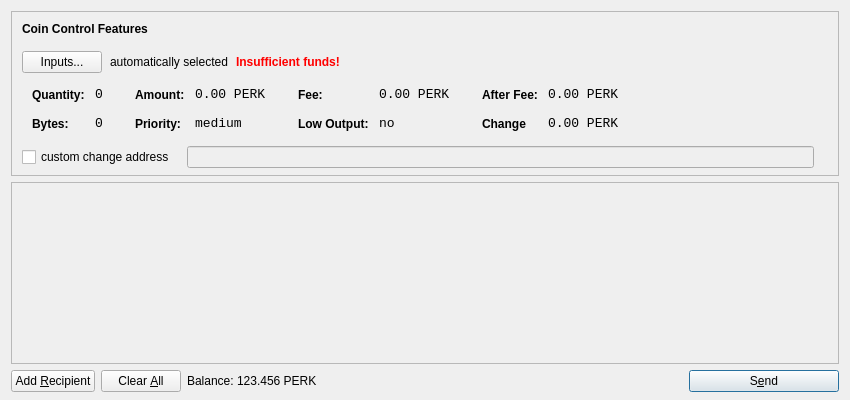
<?xml version="1.0" encoding="UTF-8"?>
<ui version="4.0">
 <class>SendCoinsDialog</class>
 <widget class="QDialog" name="SendCoinsDialog">
  <property name="geometry">
   <rect>
    <x>0</x>
    <y>0</y>
    <width>850</width>
    <height>400</height>
   </rect>
  </property>
  <property name="windowTitle">
   <string>Send Coins</string>
  </property>
  <layout class="QVBoxLayout" name="verticalLayout" stretch="0,1,0">
   <property name="bottomMargin">
    <number>8</number>
   </property>
   <item>
    <widget class="QFrame" name="frameCoinControl">
     <property name="sizePolicy">
      <sizepolicy hsizetype="Expanding" vsizetype="Expanding">
       <horstretch>0</horstretch>
       <verstretch>0</verstretch>
      </sizepolicy>
     </property>
     <property name="maximumSize">
      <size>
       <width>16777215</width>
       <height>16777215</height>
      </size>
     </property>
     <property name="frameShape">
      <enum>QFrame::StyledPanel</enum>
     </property>
     <property name="frameShadow">
      <enum>QFrame::Sunken</enum>
     </property>
     <layout class="QVBoxLayout" name="verticalLayoutCoinControl2">
      <property name="spacing">
       <number>6</number>
      </property>
      <property name="leftMargin">
       <number>0</number>
      </property>
      <property name="topMargin">
       <number>0</number>
      </property>
      <property name="rightMargin">
       <number>0</number>
      </property>
      <property name="bottomMargin">
       <number>6</number>
      </property>
      <item>
       <layout class="QVBoxLayout" name="verticalLayoutCoinControl" stretch="0,0,0,0,1">
        <property name="spacing">
         <number>0</number>
        </property>
        <property name="leftMargin">
         <number>10</number>
        </property>
        <property name="topMargin">
         <number>10</number>
        </property>
        <item>
         <layout class="QHBoxLayout" name="horizontalLayoutCoinControl1">
          <property name="bottomMargin">
           <number>15</number>
          </property>
          <item>
           <widget class="QLabel" name="labelCoinControlFeatures">
            <property name="sizePolicy">
             <sizepolicy hsizetype="Preferred" vsizetype="Maximum">
              <horstretch>0</horstretch>
              <verstretch>0</verstretch>
             </sizepolicy>
            </property>
            <property name="font">
             <font>
              <weight>75</weight>
              <bold>true</bold>
             </font>
            </property>
            <property name="styleSheet">
             <string notr="true">font-weight:bold;</string>
            </property>
            <property name="text">
             <string>Coin Control Features</string>
            </property>
           </widget>
          </item>
         </layout>
        </item>
        <item>
         <layout class="QHBoxLayout" name="horizontalLayoutCoinControl2" stretch="0,0,0,0">
          <property name="spacing">
           <number>8</number>
          </property>
          <property name="bottomMargin">
           <number>10</number>
          </property>
          <item>
           <widget class="QPushButton" name="pushButtonCoinControl">
            <property name="styleSheet">
             <string notr="true"/>
            </property>
            <property name="text">
             <string>Inputs...</string>
            </property>
           </widget>
          </item>
          <item>
           <widget class="QLabel" name="labelCoinControlAutomaticallySelected">
            <property name="text">
             <string>automatically selected</string>
            </property>
            <property name="margin">
             <number>5</number>
            </property>
           </widget>
          </item>
          <item>
           <widget class="QLabel" name="labelCoinControlInsuffFunds">
            <property name="font">
             <font>
              <weight>75</weight>
              <bold>true</bold>
             </font>
            </property>
            <property name="styleSheet">
             <string notr="true">color:red;font-weight:bold;</string>
            </property>
            <property name="text">
             <string>Insufficient funds!</string>
            </property>
            <property name="margin">
             <number>5</number>
            </property>
           </widget>
          </item>
          <item>
           <spacer name="horizontalSpacerCoinControl">
            <property name="orientation">
             <enum>Qt::Horizontal</enum>
            </property>
            <property name="sizeHint" stdset="0">
             <size>
              <width>40</width>
              <height>1</height>
             </size>
            </property>
           </spacer>
          </item>
         </layout>
        </item>
        <item>
         <widget class="QWidget" name="widgetCoinControl" native="true">
          <property name="sizePolicy">
           <sizepolicy hsizetype="Preferred" vsizetype="Preferred">
            <horstretch>0</horstretch>
            <verstretch>0</verstretch>
           </sizepolicy>
          </property>
          <property name="minimumSize">
           <size>
            <width>0</width>
            <height>0</height>
           </size>
          </property>
          <property name="styleSheet">
           <string notr="true"/>
          </property>
          <layout class="QHBoxLayout" name="horizontalLayoutCoinControl5">
           <property name="margin">
            <number>0</number>
           </property>
           <item>
            <layout class="QHBoxLayout" name="horizontalLayoutCoinControl3" stretch="0,0,0,1">
             <property name="spacing">
              <number>20</number>
             </property>
             <property name="topMargin">
              <number>0</number>
             </property>
             <property name="bottomMargin">
              <number>10</number>
             </property>
             <item>
              <layout class="QFormLayout" name="formLayoutCoinControl1">
               <property name="horizontalSpacing">
                <number>10</number>
               </property>
               <property name="verticalSpacing">
                <number>14</number>
               </property>
               <property name="leftMargin">
                <number>10</number>
               </property>
               <property name="topMargin">
                <number>4</number>
               </property>
               <property name="rightMargin">
                <number>6</number>
               </property>
               <item row="0" column="0">
                <widget class="QLabel" name="labelCoinControlQuantityText">
                 <property name="styleSheet">
                  <string notr="true">font-weight:bold;</string>
                 </property>
                 <property name="text">
                  <string>Quantity:</string>
                 </property>
                 <property name="margin">
                  <number>0</number>
                 </property>
                </widget>
               </item>
               <item row="0" column="1">
                <widget class="QLabel" name="labelCoinControlQuantity">
                 <property name="font">
                  <font>
                   <family>Monospace</family>
                   <pointsize>10</pointsize>
                  </font>
                 </property>
                 <property name="cursor">
                  <cursorShape>IBeamCursor</cursorShape>
                 </property>
                 <property name="contextMenuPolicy">
                  <enum>Qt::ActionsContextMenu</enum>
                 </property>
                 <property name="text">
                  <string>0</string>
                 </property>
                 <property name="margin">
                  <number>0</number>
                 </property>
                 <property name="textInteractionFlags">
                  <set>Qt::LinksAccessibleByMouse|Qt::TextSelectableByKeyboard|Qt::TextSelectableByMouse</set>
                 </property>
                </widget>
               </item>
               <item row="1" column="0">
                <widget class="QLabel" name="labelCoinControlBytesText">
                 <property name="styleSheet">
                  <string notr="true">font-weight:bold;</string>
                 </property>
                 <property name="text">
                  <string>Bytes:</string>
                 </property>
                </widget>
               </item>
               <item row="1" column="1">
                <widget class="QLabel" name="labelCoinControlBytes">
                 <property name="font">
                  <font>
                   <family>Monospace</family>
                   <pointsize>10</pointsize>
                  </font>
                 </property>
                 <property name="cursor">
                  <cursorShape>IBeamCursor</cursorShape>
                 </property>
                 <property name="contextMenuPolicy">
                  <enum>Qt::ActionsContextMenu</enum>
                 </property>
                 <property name="text">
                  <string>0</string>
                 </property>
                 <property name="textInteractionFlags">
                  <set>Qt::LinksAccessibleByMouse|Qt::TextSelectableByKeyboard|Qt::TextSelectableByMouse</set>
                 </property>
                </widget>
               </item>
              </layout>
             </item>
             <item>
              <layout class="QFormLayout" name="formLayoutCoinControl2">
               <property name="horizontalSpacing">
                <number>10</number>
               </property>
               <property name="verticalSpacing">
                <number>14</number>
               </property>
               <property name="leftMargin">
                <number>6</number>
               </property>
               <property name="topMargin">
                <number>4</number>
               </property>
               <property name="rightMargin">
                <number>6</number>
               </property>
               <item row="0" column="0">
                <widget class="QLabel" name="labelCoinControlAmountText">
                 <property name="styleSheet">
                  <string notr="true">font-weight:bold;</string>
                 </property>
                 <property name="text">
                  <string>Amount:</string>
                 </property>
                 <property name="margin">
                  <number>0</number>
                 </property>
                </widget>
               </item>
               <item row="0" column="1">
                <widget class="QLabel" name="labelCoinControlAmount">
                 <property name="font">
                  <font>
                   <family>Monospace</family>
                   <pointsize>10</pointsize>
                  </font>
                 </property>
                 <property name="cursor">
                  <cursorShape>IBeamCursor</cursorShape>
                 </property>
                 <property name="contextMenuPolicy">
                  <enum>Qt::ActionsContextMenu</enum>
                 </property>
                 <property name="text">
                  <string notr="true">0.00 PERK</string>
                 </property>
                 <property name="textInteractionFlags">
                  <set>Qt::LinksAccessibleByMouse|Qt::TextSelectableByKeyboard|Qt::TextSelectableByMouse</set>
                 </property>
                </widget>
               </item>
               <item row="1" column="0">
                <widget class="QLabel" name="labelCoinControlPriorityText">
                 <property name="styleSheet">
                  <string notr="true">font-weight:bold;</string>
                 </property>
                 <property name="text">
                  <string>Priority:</string>
                 </property>
                </widget>
               </item>
               <item row="1" column="1">
                <widget class="QLabel" name="labelCoinControlPriority">
                 <property name="font">
                  <font>
                   <family>Monospace</family>
                   <pointsize>10</pointsize>
                  </font>
                 </property>
                 <property name="cursor">
                  <cursorShape>IBeamCursor</cursorShape>
                 </property>
                 <property name="contextMenuPolicy">
                  <enum>Qt::ActionsContextMenu</enum>
                 </property>
                 <property name="text">
                  <string>medium</string>
                 </property>
                 <property name="textInteractionFlags">
                  <set>Qt::LinksAccessibleByMouse|Qt::TextSelectableByKeyboard|Qt::TextSelectableByMouse</set>
                 </property>
                </widget>
               </item>
              </layout>
             </item>
             <item>
              <layout class="QFormLayout" name="formLayoutCoinControl3">
               <property name="horizontalSpacing">
                <number>10</number>
               </property>
               <property name="verticalSpacing">
                <number>14</number>
               </property>
               <property name="leftMargin">
                <number>6</number>
               </property>
               <property name="topMargin">
                <number>4</number>
               </property>
               <property name="rightMargin">
                <number>6</number>
               </property>
               <item row="0" column="0">
                <widget class="QLabel" name="labelCoinControlFeeText">
                 <property name="styleSheet">
                  <string notr="true">font-weight:bold;</string>
                 </property>
                 <property name="text">
                  <string>Fee:</string>
                 </property>
                 <property name="margin">
                  <number>0</number>
                 </property>
                </widget>
               </item>
               <item row="0" column="1">
                <widget class="QLabel" name="labelCoinControlFee">
                 <property name="font">
                  <font>
                   <family>Monospace</family>
                   <pointsize>10</pointsize>
                  </font>
                 </property>
                 <property name="cursor">
                  <cursorShape>IBeamCursor</cursorShape>
                 </property>
                 <property name="contextMenuPolicy">
                  <enum>Qt::ActionsContextMenu</enum>
                 </property>
                 <property name="text">
                  <string notr="true">0.00 PERK</string>
                 </property>
                 <property name="textInteractionFlags">
                  <set>Qt::LinksAccessibleByMouse|Qt::TextSelectableByKeyboard|Qt::TextSelectableByMouse</set>
                 </property>
                </widget>
               </item>
               <item row="1" column="0">
                <widget class="QLabel" name="labelCoinControlLowOutputText">
                 <property name="styleSheet">
                  <string notr="true">font-weight:bold;</string>
                 </property>
                 <property name="text">
                  <string>Low Output:</string>
                 </property>
                </widget>
               </item>
               <item row="1" column="1">
                <widget class="QLabel" name="labelCoinControlLowOutput">
                 <property name="font">
                  <font>
                   <family>Monospace</family>
                   <pointsize>10</pointsize>
                  </font>
                 </property>
                 <property name="cursor">
                  <cursorShape>IBeamCursor</cursorShape>
                 </property>
                 <property name="contextMenuPolicy">
                  <enum>Qt::ActionsContextMenu</enum>
                 </property>
                 <property name="text">
                  <string>no</string>
                 </property>
                 <property name="textInteractionFlags">
                  <set>Qt::LinksAccessibleByMouse|Qt::TextSelectableByKeyboard|Qt::TextSelectableByMouse</set>
                 </property>
                </widget>
               </item>
              </layout>
             </item>
             <item>
              <layout class="QFormLayout" name="formLayoutCoinControl4">
               <property name="horizontalSpacing">
                <number>10</number>
               </property>
               <property name="verticalSpacing">
                <number>14</number>
               </property>
               <property name="leftMargin">
                <number>6</number>
               </property>
               <property name="topMargin">
                <number>4</number>
               </property>
               <property name="rightMargin">
                <number>6</number>
               </property>
               <item row="0" column="0">
                <widget class="QLabel" name="labelCoinControlAfterFeeText">
                 <property name="styleSheet">
                  <string notr="true">font-weight:bold;</string>
                 </property>
                 <property name="text">
                  <string>After Fee:</string>
                 </property>
                 <property name="margin">
                  <number>0</number>
                 </property>
                </widget>
               </item>
               <item row="0" column="1">
                <widget class="QLabel" name="labelCoinControlAfterFee">
                 <property name="font">
                  <font>
                   <family>Monospace</family>
                   <pointsize>10</pointsize>
                  </font>
                 </property>
                 <property name="cursor">
                  <cursorShape>IBeamCursor</cursorShape>
                 </property>
                 <property name="contextMenuPolicy">
                  <enum>Qt::ActionsContextMenu</enum>
                 </property>
                 <property name="text">
                  <string notr="true">0.00 PERK</string>
                 </property>
                 <property name="textInteractionFlags">
                  <set>Qt::LinksAccessibleByMouse|Qt::TextSelectableByKeyboard|Qt::TextSelectableByMouse</set>
                 </property>
                </widget>
               </item>
               <item row="1" column="0">
                <widget class="QLabel" name="labelCoinControlChangeText">
                 <property name="styleSheet">
                  <string notr="true">font-weight:bold;</string>
                 </property>
                 <property name="text">
                  <string>Change</string>
                 </property>
                </widget>
               </item>
               <item row="1" column="1">
                <widget class="QLabel" name="labelCoinControlChange">
                 <property name="font">
                  <font>
                   <family>Monospace</family>
                   <pointsize>10</pointsize>
                  </font>
                 </property>
                 <property name="cursor">
                  <cursorShape>IBeamCursor</cursorShape>
                 </property>
                 <property name="contextMenuPolicy">
                  <enum>Qt::ActionsContextMenu</enum>
                 </property>
                 <property name="text">
                  <string notr="true">0.00 PERK</string>
                 </property>
                 <property name="textInteractionFlags">
                  <set>Qt::LinksAccessibleByMouse|Qt::TextSelectableByKeyboard|Qt::TextSelectableByMouse</set>
                 </property>
                </widget>
               </item>
              </layout>
             </item>
            </layout>
           </item>
          </layout>
         </widget>
        </item>
        <item>
         <layout class="QHBoxLayout" name="horizontalLayoutCoinControl4" stretch="0,0,0">
          <property name="spacing">
           <number>12</number>
          </property>
          <property name="sizeConstraint">
           <enum>QLayout::SetDefaultConstraint</enum>
          </property>
          <property name="topMargin">
           <number>5</number>
          </property>
          <property name="rightMargin">
           <number>5</number>
          </property>
          <item>
           <widget class="QCheckBox" name="checkBoxCoinControlChange">
            <property name="text">
             <string>custom change address</string>
            </property>
           </widget>
          </item>
          <item>
           <widget class="QLineEdit" name="lineEditCoinControlChange">
            <property name="enabled">
             <bool>false</bool>
            </property>
            <property name="sizePolicy">
             <sizepolicy hsizetype="Expanding" vsizetype="Fixed">
              <horstretch>0</horstretch>
              <verstretch>0</verstretch>
             </sizepolicy>
            </property>
           </widget>
          </item>
          <item>
           <widget class="QLabel" name="labelCoinControlChangeLabel">
            <property name="sizePolicy">
             <sizepolicy hsizetype="Preferred" vsizetype="Expanding">
              <horstretch>0</horstretch>
              <verstretch>0</verstretch>
             </sizepolicy>
            </property>
            <property name="minimumSize">
             <size>
              <width>0</width>
              <height>0</height>
             </size>
            </property>
            <property name="text">
             <string/>
            </property>
            <property name="margin">
             <number>3</number>
            </property>
           </widget>
          </item>
         </layout>
        </item>
        <item>
         <spacer name="verticalSpacerCoinControl">
          <property name="orientation">
           <enum>Qt::Vertical</enum>
          </property>
          <property name="sizeHint" stdset="0">
           <size>
            <width>800</width>
            <height>1</height>
           </size>
          </property>
         </spacer>
        </item>
       </layout>
      </item>
     </layout>
    </widget>
   </item>
   <item>
    <widget class="QScrollArea" name="scrollArea">
     <property name="widgetResizable">
      <bool>true</bool>
     </property>
     <widget class="QWidget" name="scrollAreaWidgetContents">
      <property name="geometry">
       <rect>
        <x>0</x>
        <y>0</y>
        <width>830</width>
        <height>172</height>
       </rect>
      </property>
      <layout class="QVBoxLayout" name="verticalLayout_2">
       <property name="margin">
        <number>0</number>
       </property>
       <item>
        <layout class="QVBoxLayout" name="entries">
         <property name="spacing">
          <number>6</number>
         </property>
        </layout>
       </item>
       <item>
        <spacer name="verticalSpacer">
         <property name="orientation">
          <enum>Qt::Vertical</enum>
         </property>
         <property name="sizeHint" stdset="0">
          <size>
           <width>20</width>
           <height>40</height>
          </size>
         </property>
        </spacer>
       </item>
      </layout>
     </widget>
    </widget>
   </item>
   <item>
    <layout class="QHBoxLayout" name="horizontalLayout">
     <item>
      <widget class="QPushButton" name="addButton">
       <property name="toolTip">
        <string>Send to multiple recipients at once</string>
       </property>
       <property name="text">
        <string>Add &amp;Recipient</string>
       </property>
       <property name="autoDefault">
        <bool>false</bool>
       </property>
      </widget>
     </item>
     <item>
      <widget class="QPushButton" name="clearButton">
       <property name="sizePolicy">
        <sizepolicy hsizetype="Minimum" vsizetype="Fixed">
         <horstretch>0</horstretch>
         <verstretch>0</verstretch>
        </sizepolicy>
       </property>
       <property name="toolTip">
        <string>Remove all transaction fields</string>
       </property>
       <property name="text">
        <string>Clear &amp;All</string>
       </property>
       <property name="autoRepeatDelay">
        <number>300</number>
       </property>
       <property name="autoDefault">
        <bool>false</bool>
       </property>
      </widget>
     </item>
     <item>
      <layout class="QHBoxLayout" name="horizontalLayout_2">
       <property name="spacing">
        <number>3</number>
       </property>
       <item>
        <widget class="QLabel" name="label">
         <property name="sizePolicy">
          <sizepolicy hsizetype="Preferred" vsizetype="Fixed">
           <horstretch>0</horstretch>
           <verstretch>0</verstretch>
          </sizepolicy>
         </property>
         <property name="text">
          <string>Balance:</string>
         </property>
        </widget>
       </item>
       <item>
        <widget class="QLabel" name="labelBalance">
         <property name="sizePolicy">
          <sizepolicy hsizetype="Preferred" vsizetype="Fixed">
           <horstretch>0</horstretch>
           <verstretch>0</verstretch>
          </sizepolicy>
         </property>
         <property name="cursor">
          <cursorShape>IBeamCursor</cursorShape>
         </property>
         <property name="text">
          <string notr="true">123.456 PERK</string>
         </property>
         <property name="textInteractionFlags">
          <set>Qt::LinksAccessibleByMouse|Qt::TextSelectableByKeyboard|Qt::TextSelectableByMouse</set>
         </property>
        </widget>
       </item>
      </layout>
     </item>
     <item>
      <spacer name="horizontalSpacer">
       <property name="orientation">
        <enum>Qt::Horizontal</enum>
       </property>
       <property name="sizeHint" stdset="0">
        <size>
         <width>40</width>
         <height>20</height>
        </size>
       </property>
      </spacer>
     </item>
     <item>
      <widget class="QPushButton" name="sendButton">
       <property name="minimumSize">
        <size>
         <width>150</width>
         <height>0</height>
        </size>
       </property>
       <property name="toolTip">
        <string>Confirm the send action</string>
       </property>
       <property name="text">
        <string>S&amp;end</string>
       </property>
       <property name="icon">
        <iconset resource="../bitcoin.qrc">
         <normaloff>:/icons/send</normaloff>:/icons/send</iconset>
       </property>
       <property name="default">
        <bool>true</bool>
       </property>
      </widget>
     </item>
    </layout>
   </item>
  </layout>
 </widget>
 <resources>
  <include location="../bitcoin.qrc"/>
 </resources>
 <connections/>
</ui>
